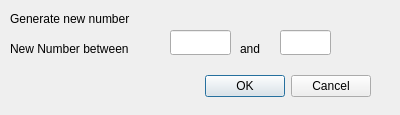
<?xml version="1.0" encoding="UTF-8"?>
<ui version="4.0">
 <class>DialogChangeRoute</class>
 <widget class="QDialog" name="DialogChangeRoute">
  <property name="geometry">
   <rect>
    <x>0</x>
    <y>0</y>
    <width>400</width>
    <height>115</height>
   </rect>
  </property>
  <property name="windowTitle">
   <string>Dialog</string>
  </property>
  <widget class="QDialogButtonBox" name="buttonBox">
   <property name="geometry">
    <rect>
     <x>30</x>
     <y>70</y>
     <width>341</width>
     <height>32</height>
    </rect>
   </property>
   <property name="orientation">
    <enum>Qt::Horizontal</enum>
   </property>
   <property name="standardButtons">
    <set>QDialogButtonBox::Cancel|QDialogButtonBox::Ok</set>
   </property>
  </widget>
  <widget class="QLabel" name="label_2">
   <property name="geometry">
    <rect>
     <x>10</x>
     <y>40</y>
     <width>161</width>
     <height>17</height>
    </rect>
   </property>
   <property name="text">
    <string>New Number between</string>
   </property>
  </widget>
  <widget class="QLineEdit" name="lowRange">
   <property name="geometry">
    <rect>
     <x>170</x>
     <y>30</y>
     <width>61</width>
     <height>25</height>
    </rect>
   </property>
  </widget>
  <widget class="QLabel" name="label_3">
   <property name="geometry">
    <rect>
     <x>240</x>
     <y>40</y>
     <width>31</width>
     <height>17</height>
    </rect>
   </property>
   <property name="text">
    <string>and</string>
   </property>
  </widget>
  <widget class="QLineEdit" name="highRange">
   <property name="geometry">
    <rect>
     <x>280</x>
     <y>30</y>
     <width>51</width>
     <height>25</height>
    </rect>
   </property>
  </widget>
  <widget class="QLabel" name="label">
   <property name="geometry">
    <rect>
     <x>10</x>
     <y>10</y>
     <width>351</width>
     <height>17</height>
    </rect>
   </property>
   <property name="text">
    <string>Generate new number</string>
   </property>
  </widget>
 </widget>
 <resources/>
 <connections>
  <connection>
   <sender>buttonBox</sender>
   <signal>accepted()</signal>
   <receiver>DialogChangeRoute</receiver>
   <slot>accept()</slot>
   <hints>
    <hint type="sourcelabel">
     <x>248</x>
     <y>254</y>
    </hint>
    <hint type="destinationlabel">
     <x>157</x>
     <y>274</y>
    </hint>
   </hints>
  </connection>
  <connection>
   <sender>buttonBox</sender>
   <signal>rejected()</signal>
   <receiver>DialogChangeRoute</receiver>
   <slot>reject()</slot>
   <hints>
    <hint type="sourcelabel">
     <x>316</x>
     <y>260</y>
    </hint>
    <hint type="destinationlabel">
     <x>286</x>
     <y>274</y>
    </hint>
   </hints>
  </connection>
 </connections>
</ui>
